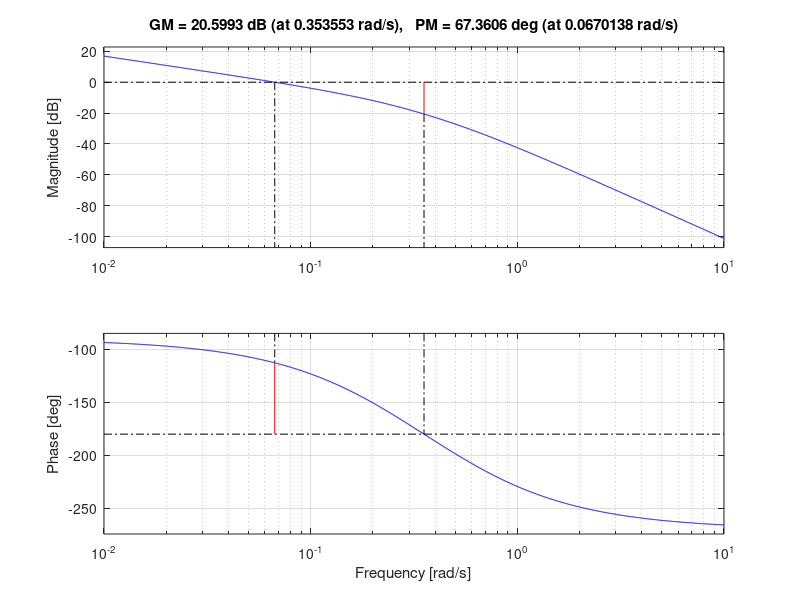

The MATLAB script that drew this image: (Note: this script raises an error after producing the figure.)
close all
clear all
clc

%1. feladat
Wp = tf(10, conv([5, 1], conv([4, 1], [2, 1])))

% 1.1 feladat ->staibil, mert minden valos resz negativ
polusok = pole(Wp)

% 1.2 feladat 
statikusErosites = dcgain(Wp)

%1.3 feladat at kene alakitani ami a papiron van

%1.3.2 feladat
Ap = 0.035
Ti = 5
Wc = tf(Ap/Ti*[Ti, 1], [1, 0])

% ez a megoldasa az 1.3.2-nek
Wo = minreal(Wc * Wp)

% 1.3.3
figure()
margin(Wo)
[gm, pm, wcg, wcp] = margin(Wo)

% zart kor
Wry = feedback(Wo, 1, -1)
ugrasInfo = stepinfo(Wry);
tulloves = ugrasInfo.Overshoot
beallasiIdo = ugrasInfo.SettlingTime
fazistartalek = pm

% 1.3.4 feladat 
% -> azert 0 mert a nulla polus eltuntette a marado hibat
maradohiba = 1-dcgain(Wry)

% 1.3.5 feladat
elsoMaxIdo = ugrasInfo.PeakTime

% 1.3.6 feladat
% atviteli fv referencia ---> u (beavatkozojel)
Wru = feedback(Wc, Wp, -1)
maxBeavatkozo = stepinfo(Wru).Peak

% 1.3.7 -> rajzold le
figure()
step(Wry)

%%
% 2. feladat
clear all
close all
clc

Wp = tf(0.5, conv(conv([1, 0], [1, 1]), [4, 1]))

% 2.1 feladat -> stabilitas hatara mert van 0 benne
pole(Wp)

% 2.2 feladat -> statikus erosites vegtelen, ezert -> korerosites -> 0.5
% azert vegtelen mert van nulla polus
statikusErosites = dcgain(Wp)

% 2.3 feladat
Ap = 0.6
N = 10
T = 4

Tc = T/(N+1)
Td = N * Tc

% 2.3.2 feladat
Wc = tf(Ap * [Td+Tc, 1], [Tc, 1] )

Wo = minreal(Wc * Wp)

% 2.3.3 feladat
figure()
margin(Wo)
[gm, pm, wcg, wcp] = margin(Wo)

Wry = feedback(Wo, 1, -1)

figure()
step(Wry)

stepinfo(Wry)

maradohiba = 1-dcgain(Wry)
% 0 lesz, mert van egy 0 polusunk, mert a szakaszban van egy sima s es
% nincs +1

% 2.4 feladat
% zavarojel d, hibajel e kozotti atviteli fv ugrasvalasza
Wde = -feedback(Wp, Wc, -1)

figure()
step(Wde)